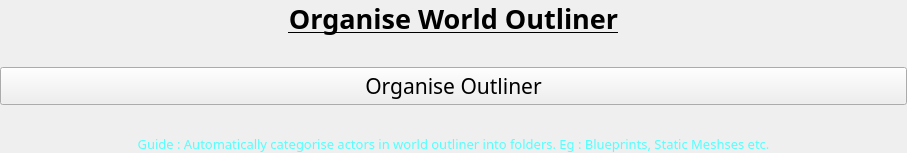
           <widget class="QWidget" name="page_4">
            <property name="geometry">
             <rect>
              <x>0</x>
              <y>0</y>
              <width>907</width>
              <height>146</height>
             </rect>
            </property>
            <property name="sizePolicy">
             <sizepolicy hsizetype="Preferred" vsizetype="Fixed">
              <horstretch>0</horstretch>
              <verstretch>0</verstretch>
             </sizepolicy>
            </property>
            <attribute name="label">
             <string>Organise World Outliner</string>
            </attribute>
            <layout class="QVBoxLayout" name="verticalLayout_7">
             <property name="leftMargin">
              <number>0</number>
             </property>
             <property name="topMargin">
              <number>0</number>
             </property>
             <property name="rightMargin">
              <number>0</number>
             </property>
             <property name="bottomMargin">
              <number>0</number>
             </property>
             <item>
              <layout class="QVBoxLayout" name="verticalLayout_20">
               <property name="spacing">
                <number>30</number>
               </property>
               <item>
                <layout class="QVBoxLayout" name="verticalLayout_21">
                 <item>
                  <widget class="QLabel" name="label_28">
                   <property name="enabled">
                    <bool>true</bool>
                   </property>
                   <property name="sizePolicy">
                    <sizepolicy hsizetype="Preferred" vsizetype="Preferred">
                     <horstretch>0</horstretch>
                     <verstretch>0</verstretch>
                    </sizepolicy>
                   </property>
                   <property name="font">
                    <font>
                     <family>Century Gothic</family>
                     <pointsize>20</pointsize>
                     <bold>true</bold>
                     <underline>true</underline>
                    </font>
                   </property>
                   <property name="autoFillBackground">
                    <bool>false</bool>
                   </property>
                   <property name="text">
                    <string>Organise World Outliner</string>
                   </property>
                   <property name="alignment">
                    <set>Qt::AlignCenter</set>
                   </property>
                   <property name="wordWrap">
                    <bool>false</bool>
                   </property>
                  </widget>
                 </item>
                </layout>
               </item>
               <item>
                <widget class="QPushButton" name="btn_outlinersort">
                 <property name="font">
                  <font>
                   <family>Century Gothic</family>
                   <pointsize>16</pointsize>
                  </font>
                 </property>
                 <property name="styleSheet">
                  <string notr="true"/>
                 </property>
                 <property name="text">
                  <string>Organise Outliner</string>
                 </property>
                </widget>
               </item>
               <item>
                <widget class="QLabel" name="label_31">
                 <property name="font">
                  <font>
                   <family>Century Gothic</family>
                   <pointsize>10</pointsize>
                  </font>
                 </property>
                 <property name="styleSheet">
                  <string notr="true">color: rgb(85, 255, 255);
</string>
                 </property>
                 <property name="text">
                  <string>Guide : Automatically categorise actors in world outliner into folders. Eg : Blueprints, Static Meshses etc.</string>
                 </property>
                 <property name="alignment">
                  <set>Qt::AlignCenter</set>
                 </property>
                </widget>
               </item>
              </layout>
             </item>
            </layout>
           </widget>
